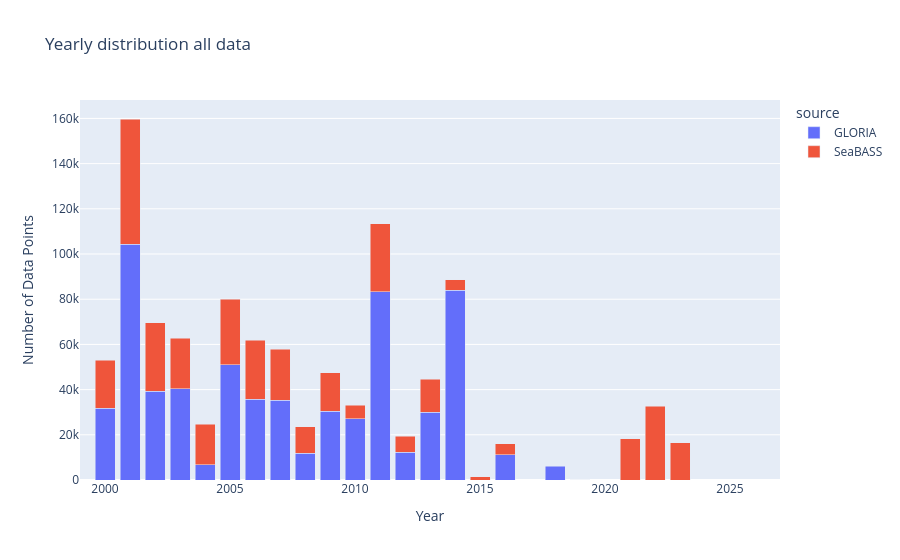

This figure's notebook cell:
### Code cell
year_test=df_long.copy()
year_test['datetime'] = pd.to_datetime(year_test['datetime'])
year_test['year'] = year_test['datetime'].dt.year
grouped = year_test.groupby(['year', 'source']).size().reset_index(name='DataPoints')

# Create bar chart
fig = px.bar(
    grouped,
    x='year',
    y='DataPoints',
    color='source',
    title='Yearly distribution all data',
    labels={'year': 'Year', 'DataPoints': 'Number of Data Points', 'metadata': 'Metadata'},)
fig.update_xaxes(range=[1999,2027])
fig.update_layout(barmode='stack')  # ensures stacking
fig.show()

### Figure 1 — Plotly figure (JSON) as saved in the notebook; plotly's stock layout.template omitted (floating-point values rounded to 4 significant figures)
{"data": [{"hovertemplate": "source=GLORIA<br>Year=%{x}<br>Number of Data Points=%{y}<extra></extra>", "legendgroup": "GLORIA", "marker": {"color": "#636efa", "pattern": {"shape": ""}}, "name": "GLORIA", "orientation": "v", "showlegend": true, "textposition": "auto", "type": "bar", "x": [2000, 2001, 2002, 2003, 2004, 2005, 2006, 2007, 2008, 2009, 2010, 2011, 2012, 2013, 2014, 2016, 2018], "xaxis": "x", "y": [31679, 104260, 39346, 40296, 6716, 51037, 35837, 35337, 11927, 30487, 27015, 83316, 12182, 29998, 83948, 11228, 6015], "yaxis": "y"}, {"hovertemplate": "source=SeaBASS<br>Year=%{x}<br>Number of Data Points=%{y}<extra></extra>", "legendgroup": "SeaBASS", "marker": {"color": "#EF553B", "pattern": {"shape": ""}}, "name": "SeaBASS", "orientation": "v", "showlegend": true, "textposition": "auto", "type": "bar", "x": [2000, 2001, 2002, 2003, 2004, 2005, 2006, 2007, 2008, 2009, 2010, 2011, 2012, 2013, 2014, 2015, 2016, 2019, 2021, 2022, 2023], "xaxis": "x", "y": [21245, 55482, 30223, 22471, 18058, 29040, 26104, 22443, 11547, 17081, 6124, 30171, 7261, 14510, 4695, 1335, 4850, 136, 18228, 32579, 16379], "yaxis": "y"}], "layout": {"autosize": true, "barmode": "stack", "legend": {"title": {"text": "source"}, "tracegroupgap": 0}, "title": {"text": "Yearly distribution all data"}, "xaxis": {"anchor": "y", "domain": [0, 1], "range": [1999, 2027], "title": {"text": "Year"}, "type": "linear"}, "yaxis": {"anchor": "x", "autorange": true, "domain": [0, 1], "range": [0, 168100.0], "title": {"text": "Number of Data Points"}, "type": "linear"}}}
